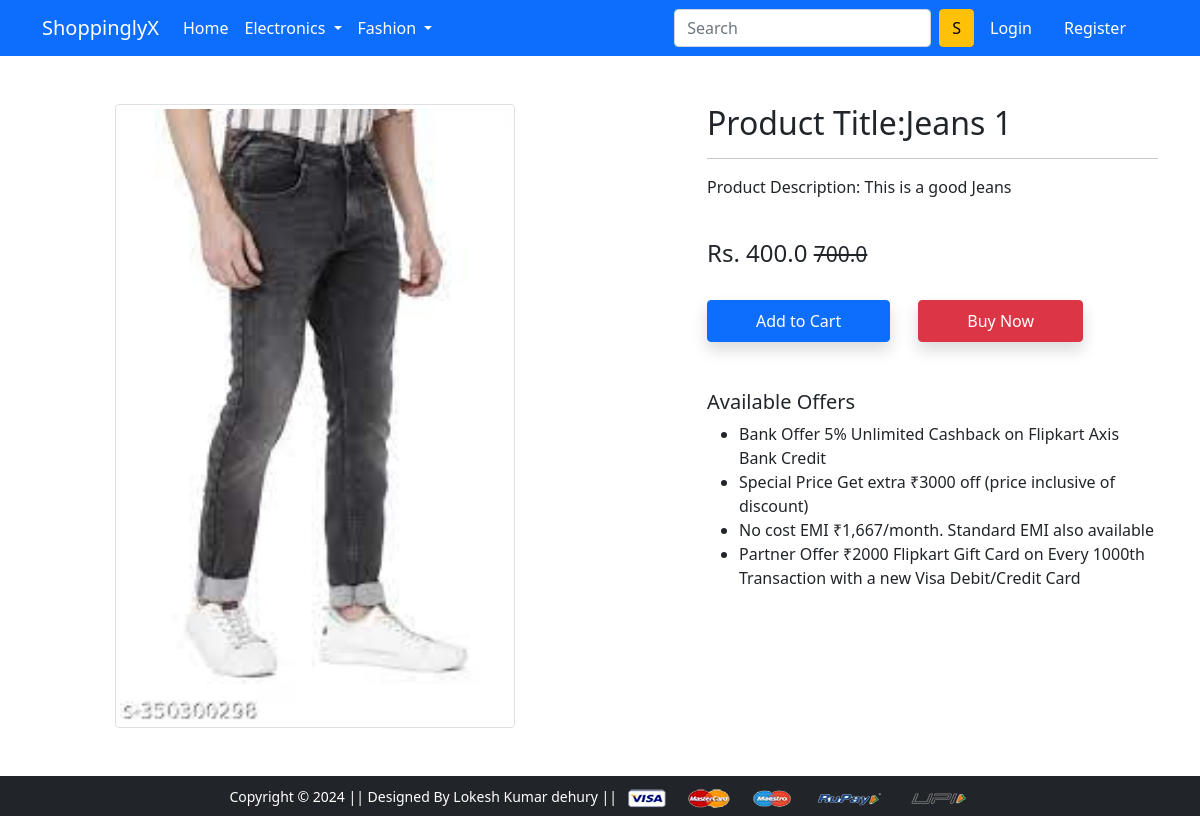
Screenshot of /product-detail/1 with the database file from the repository.
### app/models.py (models this page shows, shortened)
class Product(models.Model):
    title=models.CharField(max_length=100)
    selling_price=models.FloatField()
    discounted_price=models.FloatField()
    description=models.TextField()
    brand=models.CharField(max_length=100)
    category=models.CharField(choices=CATEGORY_CHOICE, max_length=2)
    product_image=models.ImageField(upload_to='productimg')

### app/views.py (the view)
# urls.py: path('product-detail/<int:pk>', views.ProductDetailView.as_view(), name='product-detail'),
class ProductDetailView(View):
    def get(self,request,pk):
        product=Product.objects.get(pk=pk)
        return render(request,'app/productdetail.html',{'product':product})

### app/templates/app/productdetail.html (shortened to what this page needs)
{% extends 'app/base.html' %}
{% load static %}
{% block main-content %}
<div class="container my-5">
 <div class="row">
  <div class="col-sm-6 text-center align-self-center">
   <img width="400px" src="{{product.product_image.url}}" alt="" class="img-fluid img-thumbnail" >
  </div>
  <div class="col-sm-5 offset-sm-1">
   <h2>Product Title:{{product.title}} </h2>
   <hr>
   <p>Product Description: {{product.description}}</p> <br>
   <h4>Rs. {{product.discounted_price}} <small class="fw-light text-decoration-line-through">{{product.selling_price}} </small></h4> <br>
   <form action="/add-to-cart" class="d-inline">
    <button type="submit" class="btn btn-primary shadow px-5 py-2">Add to Cart</button>
        </form>
   <a href="{% url 'buy-now' %}" class="btn btn-danger shadow px-5 py-2 ms-4">Buy Now</a>
   <h5 class="mt-5">Available Offers</h5>
   <ul>
    <li>Bank Offer 5% Unlimited Cashback on Flipkart Axis Bank Credit</li>
    <li>Special Price Get extra ₹3000 off (price inclusive of discount)</li>
    <li>No cost EMI ₹1,667/month. Standard EMI also available</li>
    <li>Partner Offer ₹2000 Flipkart Gift Card on Every 1000th Transaction with a new Visa Debit/Credit Card</li>
   </ul>
  </div>
 </div>
</div>
{% endblock main-content %}

### rows the page displays
Product: product_image (picture), title "Jeans 1", description "This is a good Jeans", discounted_price "400.0", selling_price "700.0"
